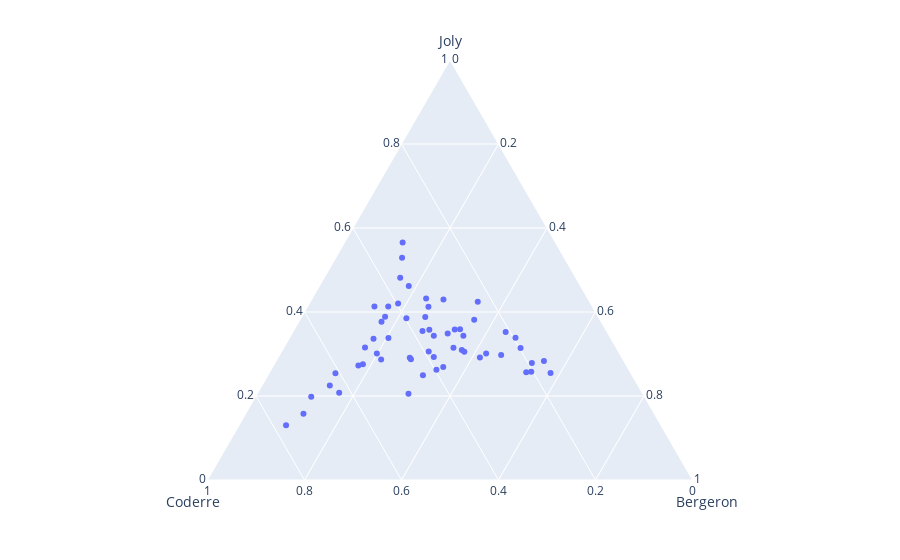

The notebook cell this image was saved under:
### Code cell
import plotly.express as px
import pandas as pd

df = px.data.election()
fig = px.scatter_ternary(df, a="Joly", b="Coderre", c="Bergeron")
fig.show()

### Figure 1 — Plotly figure (JSON) as saved in the notebook; plotly's stock layout.template omitted (floating-point values rounded to 4 significant figures)
{"data": [{"a": [3024, 2675, 2532, 2514, 3044, 2316, 2543, 3330, 2852, 1656, 2873, 2815, 2788, 3234, 2431, 2081, 3959, 2822, 1641, 1908, 3578, 2438, 3291, 2849, 1894, 2282, 2271, 1220, 2039, 2782, 1402, 1076, 1172, 1286, 1232, 1578, 1636, 3262, 2648, 1266, 1157, 1908, 3717, 2943, 998, 1068, 690, 326, 3454, 3139, 2675, 2338, 1435, 1051, 423, 592, 419, 489], "b": [2481, 2525, 3348, 1734, 1770, 1455, 3252, 5456, 4734, 5737, 2979, 1827, 2331, 2670, 3673, 3612, 4308, 4104, 3931, 5387, 2432, 2566, 3347, 2476, 1451, 1906, 1347, 3668, 2878, 2201, 2420, 2184, 1589, 2526, 1873, 1644, 1548, 1773, 2040, 1165, 1193, 1325, 4201, 3536, 631, 595, 518, 332, 3694, 2746, 1546, 3509, 6591, 6229, 996, 540, 446, 491], "c": [1829, 1163, 2770, 4782, 5933, 3599, 2521, 1760, 1879, 958, 3430, 6408, 5748, 4962, 3155, 1554, 1320, 1459, 882, 1184, 3368, 2092, 2562, 2631, 754, 2169, 2827, 984, 2666, 5819, 1793, 691, 708, 851, 1182, 1950, 1503, 2653, 1437, 832, 653, 1205, 1642, 1330, 258, 226, 224, 131, 2589, 3250, 3679, 2178, 1085, 780, 643, 833, 465, 698], "hovertemplate": "Joly=%{a}<br>Coderre=%{b}<br>Bergeron=%{c}<extra></extra>", "legendgroup": "", "marker": {"color": "#636efa", "symbol": "circle"}, "mode": "markers", "name": "", "showlegend": false, "subplot": "ternary", "type": "scatterternary"}], "layout": {"autosize": true, "legend": {"tracegroupgap": 0}, "margin": {"t": 60}, "ternary": {"aaxis": {"title": {"text": "Joly"}}, "baxis": {"title": {"text": "Coderre"}}, "caxis": {"title": {"text": "Bergeron"}}, "domain": {"x": [0, 1], "y": [0, 1]}}}}
